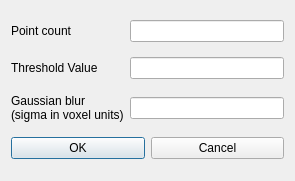
<?xml version="1.0" encoding="UTF-8"?>
<ui version="4.0">
 <class>dlg_mpfloodfill</class>
 <widget class="QDialog" name="dlg_mpfloodfill">
  <property name="geometry">
   <rect>
    <x>0</x>
    <y>0</y>
    <width>295</width>
    <height>181</height>
   </rect>
  </property>
  <property name="windowTitle">
   <string>Floodfill</string>
  </property>
  <layout class="QGridLayout" name="gridLayout">
   <item row="0" column="0">
    <widget class="QLabel" name="textLabel1">
     <property name="text">
      <string>Point count</string>
     </property>
     <property name="wordWrap">
      <bool>false</bool>
     </property>
    </widget>
   </item>
   <item row="0" column="1">
    <widget class="QLineEdit" name="m_pPointCount"/>
   </item>
   <item row="1" column="0">
    <widget class="QLabel" name="textLabel1_4">
     <property name="text">
      <string>Threshold Value</string>
     </property>
     <property name="wordWrap">
      <bool>false</bool>
     </property>
    </widget>
   </item>
   <item row="1" column="1">
    <widget class="QLineEdit" name="m_pThreshold"/>
   </item>
   <item row="2" column="0">
    <layout class="QVBoxLayout" name="verticalLayout">
     <item>
      <widget class="QLabel" name="label_2">
       <property name="text">
        <string>Gaussian blur
(sigma in voxel units)</string>
       </property>
      </widget>
     </item>
    </layout>
   </item>
   <item row="2" column="1">
    <widget class="QLineEdit" name="m_pSigma"/>
   </item>
   <item row="3" column="0" colspan="2">
    <layout class="QHBoxLayout" name="horizontalLayout">
     <item>
      <widget class="QPushButton" name="m_pOKButton">
       <property name="text">
        <string>OK</string>
       </property>
       <property name="default">
        <bool>true</bool>
       </property>
      </widget>
     </item>
     <item>
      <widget class="QPushButton" name="pushButton2">
       <property name="text">
        <string>Cancel</string>
       </property>
      </widget>
     </item>
    </layout>
   </item>
  </layout>
 </widget>
 <layoutdefault spacing="6" margin="11"/>
 <pixmapfunction>qPixmapFromMimeSource</pixmapfunction>
 <resources/>
 <connections>
  <connection>
   <sender>m_pOKButton</sender>
   <signal>clicked()</signal>
   <receiver>dlg_mpfloodfill</receiver>
   <slot>accept()</slot>
   <hints>
    <hint type="sourcelabel">
     <x>20</x>
     <y>20</y>
    </hint>
    <hint type="destinationlabel">
     <x>20</x>
     <y>20</y>
    </hint>
   </hints>
  </connection>
  <connection>
   <sender>pushButton2</sender>
   <signal>clicked()</signal>
   <receiver>dlg_mpfloodfill</receiver>
   <slot>reject()</slot>
   <hints>
    <hint type="sourcelabel">
     <x>20</x>
     <y>20</y>
    </hint>
    <hint type="destinationlabel">
     <x>20</x>
     <y>20</y>
    </hint>
   </hints>
  </connection>
 </connections>
</ui>
